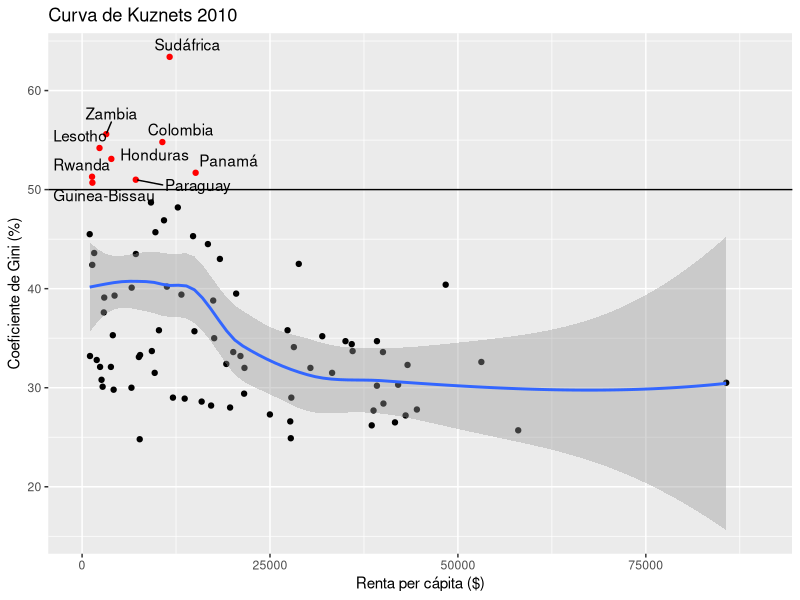
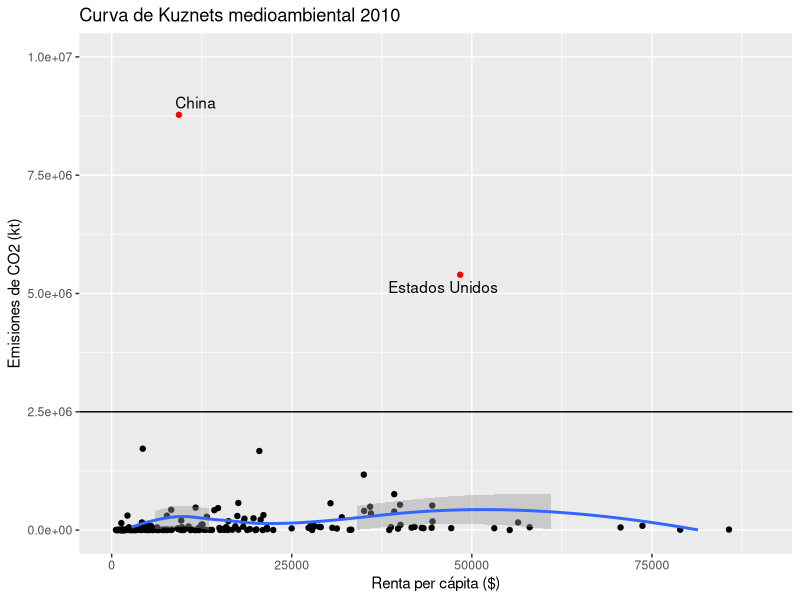
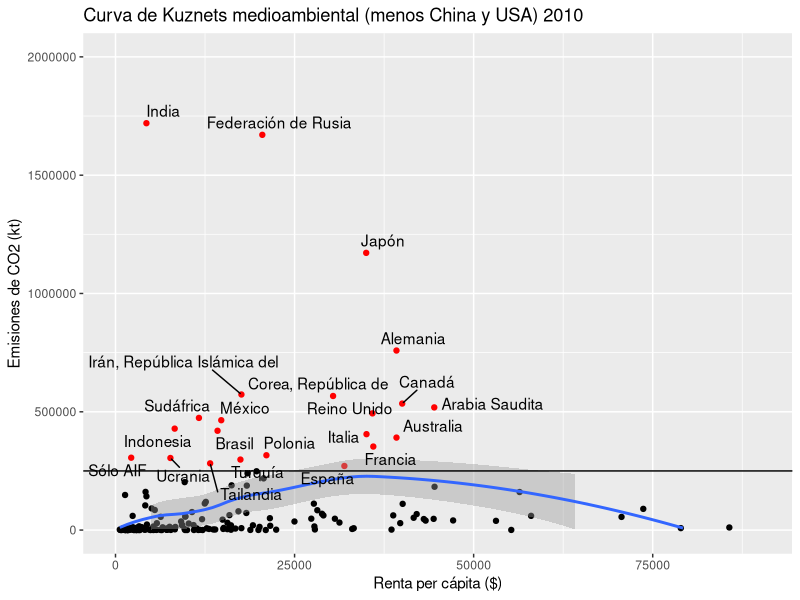

Write the R code that produced these figures, in order.
setwd(dirname(rstudioapi::getSourceEditorContext()$path))

library(ggplot2)
library(readr)
library(magrittr)
library(dplyr)
library(stringr)
library(ggrepel)

gini <- read_csv("./kuznets_2010.csv")
co2 <- read_csv("./kuznets_co2_2010.csv")
# gini <- gini %>% filter(!str_detect(`Country Code`, 'FRA|KGZ|EST'))

kuznet <- data.frame(gini$`Country Name`, gini$Gini, gini$`Income per capita`, stringsAsFactors = TRUE)
colnames(kuznet) <- c("country", "gini", "income_per_capita")

kuznet_co2 <- data.frame(co2$`Country Name`, co2$co2, co2$`Income per capita`, stringsAsFactors = TRUE)
colnames(kuznet_co2) <- c("country", "co2", "income_per_capita")

diagram <- ggplot(data = kuznet, aes(x = income_per_capita, y = gini, label = country))+ geom_point(color = ifelse(kuznet$gini >= 50, "red", "black"))+ labs(title = "Curva de Kuznets 2010", x = "Renta per cápita ($)", y = "Coeficiente de Gini (%)")+ xlim(0,90000)+ylim(0,70)+geom_smooth()
diagram+geom_text_repel(data= subset(kuznet, gini >= 50),stat = "identity",position = "identity", parse = FALSE)+geom_hline(yintercept = 50)+scale_y_continuous(breaks = round(seq(0, 75, by = 10),0))

diagram_co2 <- ggplot(data = kuznet_co2, aes(x = income_per_capita, y = co2, label = country))+ geom_point(color = ifelse(kuznet_co2$co2 >= 2500000, "red", "black"))+ labs(title = "Curva de Kuznets medioambiental 2010", x = "Renta per cápita ($)", y = "Emisiones de CO2 (kt)")+geom_smooth()+ xlim(0,90000)+ylim(0,10000000)
diagram_co2+geom_text_repel(data= subset(kuznet_co2, co2 >= 2500000),stat = "identity",position = "identity", parse = FALSE)+geom_hline(yintercept = 2500000)

diagram_co2_norm <- ggplot(data = kuznet_co2, aes(x = income_per_capita, y = co2, label = country))+ geom_point(color = ifelse(kuznet_co2$co2 >= 250000, "red", "black"))+ labs(title = "Curva de Kuznets medioambiental (menos China y USA) 2010", x = "Renta per cápita ($)", y = "Emisiones de CO2 (kt)")+geom_smooth()+ xlim(0,90000)+ylim(0,2000000)
diagram_co2_norm+geom_text_repel(data= subset(kuznet_co2, co2 >= 250000),stat = "identity",position = "identity", parse = FALSE)+geom_hline(yintercept = 250000)
